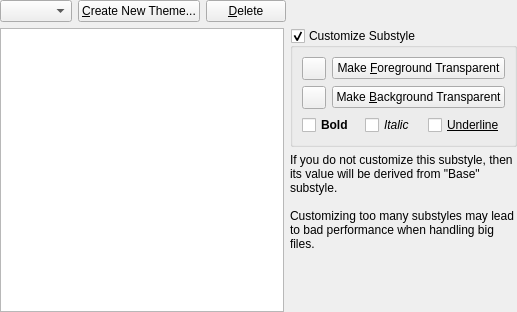
<?xml version="1.0" encoding="UTF-8"?>
<ui version="4.0">
 <class>SyntaxColorThemeEditor</class>
 <widget class="QWidget" name="SyntaxColorThemeEditor">
  <property name="geometry">
   <rect>
    <x>0</x>
    <y>0</y>
    <width>517</width>
    <height>312</height>
   </rect>
  </property>
  <layout class="QGridLayout" name="gridLayout">
   <property name="leftMargin">
    <number>0</number>
   </property>
   <property name="topMargin">
    <number>0</number>
   </property>
   <property name="rightMargin">
    <number>0</number>
   </property>
   <property name="bottomMargin">
    <number>0</number>
   </property>
   <item row="1" column="1">
    <widget class="QGroupBox" name="m_gbCustomizer">
     <property name="title">
      <string>Customize Substyle</string>
     </property>
     <property name="checkable">
      <bool>true</bool>
     </property>
     <layout class="QGridLayout" name="gridLayout_2">
      <item row="0" column="0">
       <widget class="PlainToolButton" name="m_btnForegroundSample">
        <property name="text">
         <string/>
        </property>
       </widget>
      </item>
      <item row="0" column="1">
       <widget class="QPushButton" name="m_btnForeground">
        <property name="text">
         <string>Make &amp;Foreground Transparent</string>
        </property>
       </widget>
      </item>
      <item row="1" column="0">
       <widget class="PlainToolButton" name="m_btnBackgroundSample">
        <property name="text">
         <string/>
        </property>
       </widget>
      </item>
      <item row="1" column="1">
       <widget class="QPushButton" name="m_btnBackground">
        <property name="text">
         <string>Make &amp;Background Transparent</string>
        </property>
       </widget>
      </item>
      <item row="2" column="0" colspan="2">
       <layout class="QHBoxLayout" name="horizontalLayout_2">
        <item>
         <widget class="QCheckBox" name="m_cbBold">
          <property name="font">
           <font>
            <weight>75</weight>
            <bold>true</bold>
           </font>
          </property>
          <property name="text">
           <string>Bold</string>
          </property>
         </widget>
        </item>
        <item>
         <widget class="QCheckBox" name="m_cbItalic">
          <property name="font">
           <font>
            <italic>true</italic>
           </font>
          </property>
          <property name="text">
           <string>Italic</string>
          </property>
         </widget>
        </item>
        <item>
         <widget class="QCheckBox" name="m_cbUnderline">
          <property name="font">
           <font>
            <underline>true</underline>
           </font>
          </property>
          <property name="text">
           <string>Underline</string>
          </property>
         </widget>
        </item>
       </layout>
      </item>
     </layout>
    </widget>
   </item>
   <item row="0" column="0" colspan="2">
    <layout class="QHBoxLayout" name="horizontalLayout">
     <item>
      <widget class="QComboBox" name="m_cmbThemes"/>
     </item>
     <item>
      <widget class="QPushButton" name="m_btnCopy">
       <property name="sizePolicy">
        <sizepolicy hsizetype="Fixed" vsizetype="Fixed">
         <horstretch>0</horstretch>
         <verstretch>0</verstretch>
        </sizepolicy>
       </property>
       <property name="text">
        <string>&amp;Create New Theme...</string>
       </property>
      </widget>
     </item>
     <item>
      <widget class="QPushButton" name="m_btnDelete">
       <property name="text">
        <string>&amp;Delete</string>
       </property>
      </widget>
     </item>
     <item>
      <spacer name="horizontalSpacer">
       <property name="orientation">
        <enum>Qt::Horizontal</enum>
       </property>
       <property name="sizeHint" stdset="0">
        <size>
         <width>40</width>
         <height>20</height>
        </size>
       </property>
      </spacer>
     </item>
    </layout>
   </item>
   <item row="1" column="0" rowspan="4">
    <widget class="QListWidget" name="m_listComponents">
     <property name="sizePolicy">
      <sizepolicy hsizetype="Expanding" vsizetype="Expanding">
       <horstretch>0</horstretch>
       <verstretch>1</verstretch>
      </sizepolicy>
     </property>
    </widget>
   </item>
   <item row="2" column="1">
    <widget class="QLabel" name="m_lblInfo">
     <property name="sizePolicy">
      <sizepolicy hsizetype="Ignored" vsizetype="Preferred">
       <horstretch>0</horstretch>
       <verstretch>0</verstretch>
      </sizepolicy>
     </property>
     <property name="text">
      <string>If you do not customize this substyle, then its value will be derived from &quot;Base&quot; substyle.

Customizing too many substyles may lead to bad performance when handling big files.</string>
     </property>
     <property name="alignment">
      <set>Qt::AlignLeading|Qt::AlignLeft|Qt::AlignTop</set>
     </property>
     <property name="wordWrap">
      <bool>true</bool>
     </property>
     <property name="buddy">
      <cstring>m_gbCustomizer</cstring>
     </property>
    </widget>
   </item>
   <item row="3" column="1" rowspan="2">
    <spacer name="verticalSpacer">
     <property name="orientation">
      <enum>Qt::Vertical</enum>
     </property>
     <property name="sizeHint" stdset="0">
      <size>
       <width>20</width>
       <height>40</height>
      </size>
     </property>
    </spacer>
   </item>
  </layout>
 </widget>
 <customwidgets>
  <customwidget>
   <class>PlainToolButton</class>
   <extends>QToolButton</extends>
   <header>plaintoolbutton.h</header>
  </customwidget>
 </customwidgets>
 <tabstops>
  <tabstop>m_cmbThemes</tabstop>
  <tabstop>m_btnCopy</tabstop>
  <tabstop>m_btnDelete</tabstop>
  <tabstop>m_listComponents</tabstop>
  <tabstop>m_gbCustomizer</tabstop>
  <tabstop>m_btnForegroundSample</tabstop>
  <tabstop>m_btnForeground</tabstop>
  <tabstop>m_btnBackgroundSample</tabstop>
  <tabstop>m_btnBackground</tabstop>
  <tabstop>m_cbBold</tabstop>
  <tabstop>m_cbItalic</tabstop>
  <tabstop>m_cbUnderline</tabstop>
 </tabstops>
 <resources/>
 <connections/>
</ui>
